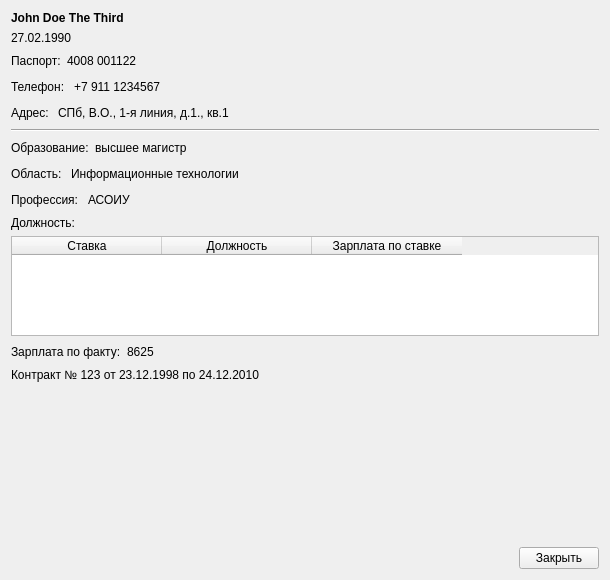
<?xml version="1.0" encoding="UTF-8"?>
<ui version="4.0">
 <class>Form</class>
 <widget class="QWidget" name="Form">
  <property name="geometry">
   <rect>
    <x>0</x>
    <y>0</y>
    <width>610</width>
    <height>580</height>
   </rect>
  </property>
  <property name="minimumSize">
   <size>
    <width>480</width>
    <height>0</height>
   </size>
  </property>
  <property name="windowTitle">
   <string>Form</string>
  </property>
  <layout class="QGridLayout" name="gridLayout">
   <item row="2" column="1">
    <spacer name="verticalSpacer">
     <property name="orientation">
      <enum>Qt::Vertical</enum>
     </property>
     <property name="sizeHint" stdset="0">
      <size>
       <width>20</width>
       <height>40</height>
      </size>
     </property>
    </spacer>
   </item>
   <item row="1" column="1">
    <layout class="QGridLayout" name="gridLayout_2" columnstretch="0">
     <item row="0" column="0">
      <widget class="QLabel" name="fullname">
       <property name="text">
        <string>&lt;b&gt;John Doe The Third&lt;/b&gt;</string>
       </property>
      </widget>
     </item>
     <item row="1" column="0">
      <widget class="QLabel" name="birthday">
       <property name="text">
        <string>27.02.1990</string>
       </property>
      </widget>
     </item>
     <item row="2" column="0">
      <layout class="QHBoxLayout" name="horizontalLayout">
       <item>
        <widget class="QLabel" name="label">
         <property name="text">
          <string>Паспорт:</string>
         </property>
        </widget>
       </item>
       <item>
        <widget class="QLabel" name="passport">
         <property name="text">
          <string>4008 001122</string>
         </property>
        </widget>
       </item>
       <item>
        <spacer name="horizontalSpacer">
         <property name="orientation">
          <enum>Qt::Horizontal</enum>
         </property>
         <property name="sizeHint" stdset="0">
          <size>
           <width>40</width>
           <height>20</height>
          </size>
         </property>
        </spacer>
       </item>
      </layout>
     </item>
     <item row="3" column="0">
      <layout class="QHBoxLayout" name="horizontalLayout_2">
       <item>
        <widget class="QLabel" name="label_2">
         <property name="text">
          <string>Телефон: </string>
         </property>
        </widget>
       </item>
       <item>
        <widget class="QLabel" name="phone">
         <property name="text">
          <string>+7 911 1234567</string>
         </property>
        </widget>
       </item>
       <item>
        <spacer name="horizontalSpacer_2">
         <property name="orientation">
          <enum>Qt::Horizontal</enum>
         </property>
         <property name="sizeHint" stdset="0">
          <size>
           <width>40</width>
           <height>20</height>
          </size>
         </property>
        </spacer>
       </item>
      </layout>
     </item>
     <item row="4" column="0">
      <layout class="QHBoxLayout" name="horizontalLayout_3">
       <item>
        <widget class="QLabel" name="label_3">
         <property name="text">
          <string>Адрес: </string>
         </property>
        </widget>
       </item>
       <item>
        <widget class="QLabel" name="address">
         <property name="text">
          <string>СПб, В.О., 1-я линия, д.1., кв.1</string>
         </property>
        </widget>
       </item>
       <item>
        <spacer name="horizontalSpacer_3">
         <property name="orientation">
          <enum>Qt::Horizontal</enum>
         </property>
         <property name="sizeHint" stdset="0">
          <size>
           <width>40</width>
           <height>20</height>
          </size>
         </property>
        </spacer>
       </item>
      </layout>
     </item>
     <item row="5" column="0">
      <widget class="Line" name="line">
       <property name="orientation">
        <enum>Qt::Horizontal</enum>
       </property>
      </widget>
     </item>
     <item row="6" column="0">
      <layout class="QHBoxLayout" name="horizontalLayout_4">
       <item>
        <widget class="QLabel" name="label_4">
         <property name="text">
          <string>Образование:</string>
         </property>
        </widget>
       </item>
       <item>
        <widget class="QLabel" name="diploma">
         <property name="text">
          <string>высшее магистр</string>
         </property>
        </widget>
       </item>
       <item>
        <spacer name="horizontalSpacer_4">
         <property name="orientation">
          <enum>Qt::Horizontal</enum>
         </property>
         <property name="sizeHint" stdset="0">
          <size>
           <width>40</width>
           <height>20</height>
          </size>
         </property>
        </spacer>
       </item>
      </layout>
     </item>
     <item row="7" column="0">
      <layout class="QHBoxLayout" name="horizontalLayout_5">
       <item>
        <widget class="QLabel" name="label_5">
         <property name="text">
          <string>Область: </string>
         </property>
        </widget>
       </item>
       <item>
        <widget class="QLabel" name="category">
         <property name="text">
          <string>Информационные технологии</string>
         </property>
        </widget>
       </item>
       <item>
        <spacer name="horizontalSpacer_5">
         <property name="orientation">
          <enum>Qt::Horizontal</enum>
         </property>
         <property name="sizeHint" stdset="0">
          <size>
           <width>40</width>
           <height>20</height>
          </size>
         </property>
        </spacer>
       </item>
      </layout>
     </item>
     <item row="9" column="0">
      <widget class="QLabel" name="label_7">
       <property name="text">
        <string>Должность:</string>
       </property>
      </widget>
     </item>
     <item row="8" column="0">
      <layout class="QHBoxLayout" name="horizontalLayout_8">
       <item>
        <widget class="QLabel" name="label_6">
         <property name="text">
          <string>Профессия: </string>
         </property>
        </widget>
       </item>
       <item>
        <widget class="QLabel" name="profession">
         <property name="text">
          <string>АСОИУ</string>
         </property>
        </widget>
       </item>
       <item>
        <spacer name="horizontalSpacer_6">
         <property name="orientation">
          <enum>Qt::Horizontal</enum>
         </property>
         <property name="sizeHint" stdset="0">
          <size>
           <width>40</width>
           <height>20</height>
          </size>
         </property>
        </spacer>
       </item>
      </layout>
     </item>
     <item row="10" column="0">
      <widget class="QTableWidget" name="positions">
       <property name="maximumSize">
        <size>
         <width>600</width>
         <height>100</height>
        </size>
       </property>
       <property name="baseSize">
        <size>
         <width>340</width>
         <height>0</height>
        </size>
       </property>
       <property name="rowCount">
        <number>0</number>
       </property>
       <property name="columnCount">
        <number>3</number>
       </property>
       <attribute name="horizontalHeaderVisible">
        <bool>true</bool>
       </attribute>
       <attribute name="horizontalHeaderDefaultSectionSize">
        <number>150</number>
       </attribute>
       <attribute name="verticalHeaderVisible">
        <bool>false</bool>
       </attribute>
       <attribute name="verticalHeaderDefaultSectionSize">
        <number>20</number>
       </attribute>
       <column>
        <property name="text">
         <string>Ставка</string>
        </property>
       </column>
       <column>
        <property name="text">
         <string>Должность</string>
        </property>
       </column>
       <column>
        <property name="text">
         <string>Зарплата по ставке</string>
        </property>
       </column>
      </widget>
     </item>
     <item row="12" column="0">
      <layout class="QHBoxLayout" name="horizontalLayout_9">
       <item>
        <widget class="QLabel" name="contract">
         <property name="text">
          <string>Контракт № 123 от 23.12.1998 по 24.12.2010</string>
         </property>
        </widget>
       </item>
      </layout>
     </item>
     <item row="11" column="0">
      <layout class="QHBoxLayout" name="horizontalLayout_11">
       <item>
        <widget class="QLabel" name="label_8">
         <property name="text">
          <string>Зарплата по факту:</string>
         </property>
        </widget>
       </item>
       <item>
        <widget class="QLabel" name="salary">
         <property name="text">
          <string>8625</string>
         </property>
        </widget>
       </item>
       <item>
        <spacer name="horizontalSpacer_8">
         <property name="orientation">
          <enum>Qt::Horizontal</enum>
         </property>
         <property name="sizeHint" stdset="0">
          <size>
           <width>40</width>
           <height>20</height>
          </size>
         </property>
        </spacer>
       </item>
      </layout>
     </item>
    </layout>
   </item>
   <item row="3" column="1">
    <layout class="QHBoxLayout" name="horizontalLayout_10">
     <item>
      <spacer name="horizontalSpacer_7">
       <property name="orientation">
        <enum>Qt::Horizontal</enum>
       </property>
       <property name="sizeHint" stdset="0">
        <size>
         <width>40</width>
         <height>20</height>
        </size>
       </property>
      </spacer>
     </item>
     <item>
      <widget class="QPushButton" name="close_btn">
       <property name="text">
        <string>Закрыть</string>
       </property>
      </widget>
     </item>
    </layout>
   </item>
  </layout>
 </widget>
 <resources/>
 <connections/>
</ui>
